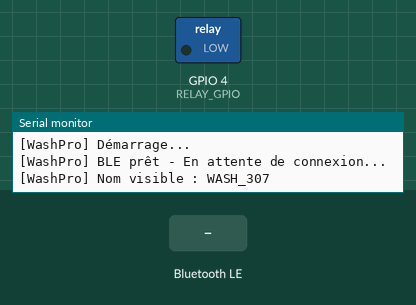
This sketch was run on a simulated ESP32. On the bench: switched loads named in the sketch (green lamp = pin HIGH), the last lines printed to the serial monitor. Inputs (shaded band) come from the test bench. Nothing arrives over Bluetooth unless stated; a phone connects over Bluetooth LE 3 s after start.

Above: at 1.2 s.
1.3 s: Bluetooth LE write "START" received
At 2.0 s:
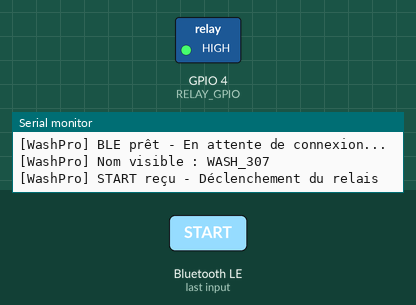
Timing chart, 0 to 4.8 s (numbered marks = the images above; inputs shaded):
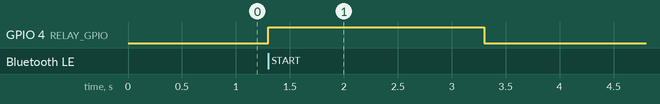

The sketch:

WashPro_ESP32_BLE.ino
```cpp
/*
 * WashPro ESP32 - Firmware BLE pour laverie
 *
 * Quand le tableau de bord envoie "START" via Bluetooth,
 * le relais se déclenche pour lancer le cycle de la machine.
 *
 * Configuration :
 * - Nom BLE : doit correspondre à l'ID ESP32 dans le dashboard (ex: WASH_307)
 * - Relais : GPIO 4 (modifiable ci-dessous)
 * - Durée impulsion : 2 secondes (modifiable ci-dessous)
 *
 * Bibliothèque requise : ESP32 BLE (incluse dans le core ESP32)
 * Carte : ESP32 Dev Module (ou compatible)
 */

#include <BLEDevice.h>
#include <BLEServer.h>
#include <BLEUtils.h>
#include <BLE2902.h>

// ========== CONFIGURATION ==========
#define RELAY_GPIO     4    // Broche du relais
#define PULSE_MS    2000    // Durée de l'impulsion en ms (2 secondes)
#define BLE_NAME "WASH_307"  // Doit correspondre à l'ID ESP32 dans le dashboard !

// UUIDs utilisés par le tableau de bord web
#define SERVICE_UUID        "0000ff00-0000-1000-8000-00805f9b34fb"
#define CHARACTERISTIC_UUID "0000ff02-0000-1000-8000-00805f9b34fb"

BLEServer* pServer = nullptr;
BLECharacteristic* pCharacteristic = nullptr;
bool deviceConnected = false;
bool oldDeviceConnected = false;

class ServerCallbacks : public BLEServerCallbacks {
  void onConnect(BLEServer* pServer) override { deviceConnected = true; }
  void onDisconnect(BLEServer* pServer) override { deviceConnected = false; }
};

class MyCallbacks : public BLECharacteristicCallbacks {
  void onWrite(BLECharacteristic* pCharacteristic) override {
    std::string value = pCharacteristic->getValue();

    if (value.length() >= 5) {
      String cmd = "";
      for (int i = 0; i < (int)value.length(); i++) {
        cmd += (char)value[i];
      }

      // Commande "START" reçue depuis le bouton Payé
      if (cmd.startsWith("START")) {
        Serial.println("[WashPro] START reçu - Déclenchement du relais");

        digitalWrite(RELAY_GPIO, HIGH);   // Active le relais
        delay(PULSE_MS);
        digitalWrite(RELAY_GPIO, LOW);    // Désactive le relais

        Serial.println("[WashPro] Cycle lancé");
      }
    }
  }
};

void setup() {
  Serial.begin(115200);
  Serial.println("[WashPro] Démarrage...");

  pinMode(RELAY_GPIO, OUTPUT);
  digitalWrite(RELAY_GPIO, LOW);

  BLEDevice::init(BLE_NAME);
  pServer = BLEDevice::createServer();
  pServer->setCallbacks(new ServerCallbacks());

  BLEService* pService = pServer->createService(SERVICE_UUID);

  pCharacteristic = pService->createCharacteristic(
    CHARACTERISTIC_UUID,
    BLECharacteristic::PROPERTY_READ | BLECharacteristic::PROPERTY_WRITE
  );
  pCharacteristic->setCallbacks(new MyCallbacks());
  pCharacteristic->addDescriptor(new BLE2902());

  pService->start();

  BLEAdvertising* pAdvertising = BLEDevice::getAdvertising();
  pAdvertising->addServiceUUID(SERVICE_UUID);
  pAdvertising->setScanResponse(true);
  pAdvertising->setMinPreferred(0x06);
  pAdvertising->setMaxPreferred(0x12);
  BLEDevice::startAdvertising();

  Serial.println("[WashPro] BLE prêt - En attente de connexion...");
  Serial.print("[WashPro] Nom visible : ");
  Serial.println(BLE_NAME);
}

void loop() {
  // Reconnexion automatique après déconnexion
  if (!deviceConnected && oldDeviceConnected) {
    delay(500);
    pServer->startAdvertising();
    Serial.println("[WashPro] Redémarrage de la publicité BLE");
    oldDeviceConnected = deviceConnected;
  }
  if (deviceConnected && !oldDeviceConnected) {
    oldDeviceConnected = deviceConnected;
  }

  delay(100);
}
```

Measured:
- after the input at 1.3 s, GPIO 4 (RELAY_GPIO): LOW → HIGH at once, → LOW 2.0 s later
